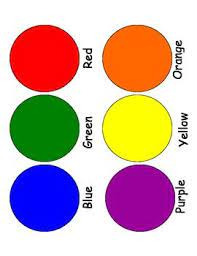
#> input picture color.jpg, 197 x 256 px
$ python object_tracking.py
#> lines starting #> are read from the running program, lines starting #| are printed output that depends on the picture; after the words box and inside, x2 and y2 are one past the last pixel; in counts of white or black regions, pixels touching at a corner belong together
import cv2
import numpy as np

image=cv2.imread('color.jpg',1)
#> image is the input picture: shape (256, 197, 3); mean B, G, R 167.8, 173.6, 203.5
cv2.imshow('original',image)
new_image=cv2.cvtColor(image,cv2.COLOR_BGR2HSV)
#> new_image: shape (256, 197, 3); mean H, S, V 47.5, 111.4, 230.8
cv2.imshow('image',new_image)
lower_bound=np.array([110,50,50])
upper_bound=np.array([130,252,252])
mask=cv2.inRange(new_image,lower_bound,upper_bound)
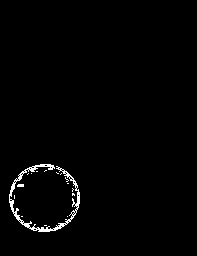
#> mask: shape (256, 197); 1.4% white in thin lines or dots, all inside (x1, y1, x2, y2) = (9, 164, 80, 232)
cv2.imshow('mask',mask)

res=cv2.bitwise_and(image,image,mask=mask)
cv2.imshow('res',res)

blue=np.uint8([[[255,0,0]]])
hsv_clor=cv2.cvtColor(blue,cv2.COLOR_BGR2HSV)
print(hsv_clor)
cv2.waitKey(0)
cv2.destroyAllWindows()
